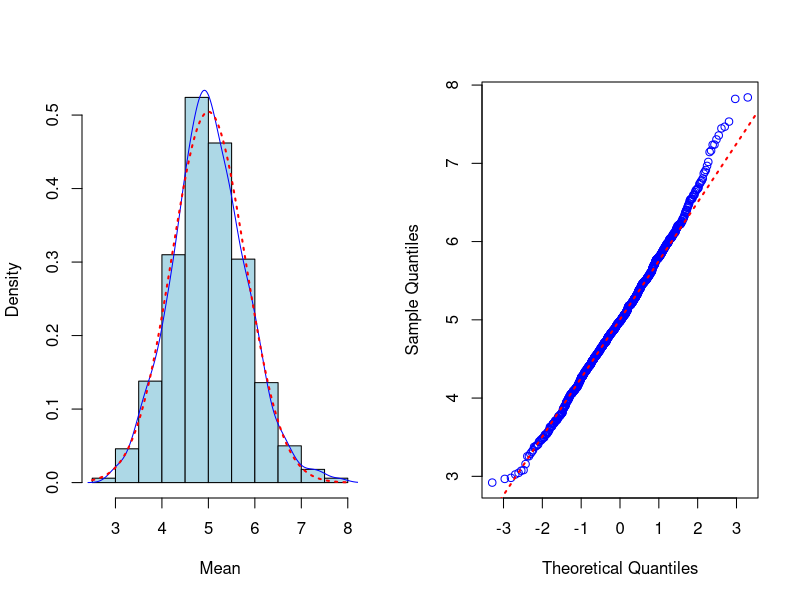
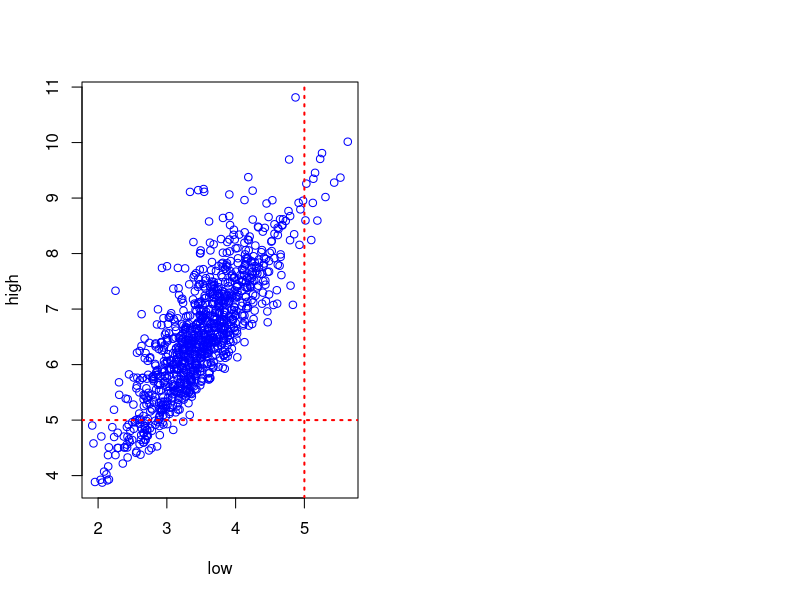

These figures' R source, in order:
## ---- chunk 1
lambda = 0.2
n = 40
nsim = 1000
tmean <- 1/lambda
tsd <- (1/lambda)/sqrt(n)
tvar <- tsd^2
set.seed(5639)
sim <- matrix(rexp(nsim*n, lambda), ncol = n) 
exp_means <- rowMeans(sim)
mean <- mean(exp_means)
sd <- sd(exp_means)
var <- var(exp_means)
## ---- chunk 2
#require(ggplot2)
par(mfrow=c(1,2))
hist(exp_means, freq = FALSE, col = "light blue", main = NULL, xlab = "Mean")
lines(density(exp_means), col = "blue")
curve(dnorm(x, tmean, tsd), col="red", lty = 3, lwd = 2, add = TRUE)
qqnorm(exp_means, main="", col = "blue")
qqline(exp_means, col="red", lty = 3, lwd = 2)
## ---- chunk 3
ci95 <- mean + c(-1,1)*qnorm(0.975)*sqrt(var)/sqrt(length(exp_means))
tci95 <- tmean + c(-1,1)*qnorm(0.975)*sqrt(tvar)/sqrt(nsim)
## ---- chunk 4
ci <- data.frame("low" = NULL,'high' = NULL)
for(i in 1:nsim){
    ci[i,"low"]<- mean(sim[i,])-1.96*sd(sim[i,])/sqrt(n)
    ci[i,"high"]<- mean(sim[i,])+1.96*sd(sim[i,])/sqrt(n)
    }

coverage <- mean(ci$low < tmean & tmean < ci$high)
plot(ci, col = "blue")
abline(h = tmean, col="red", lty = 3, lwd = 2)
abline(v = tmean, col="red", lty = 3, lwd = 2)
